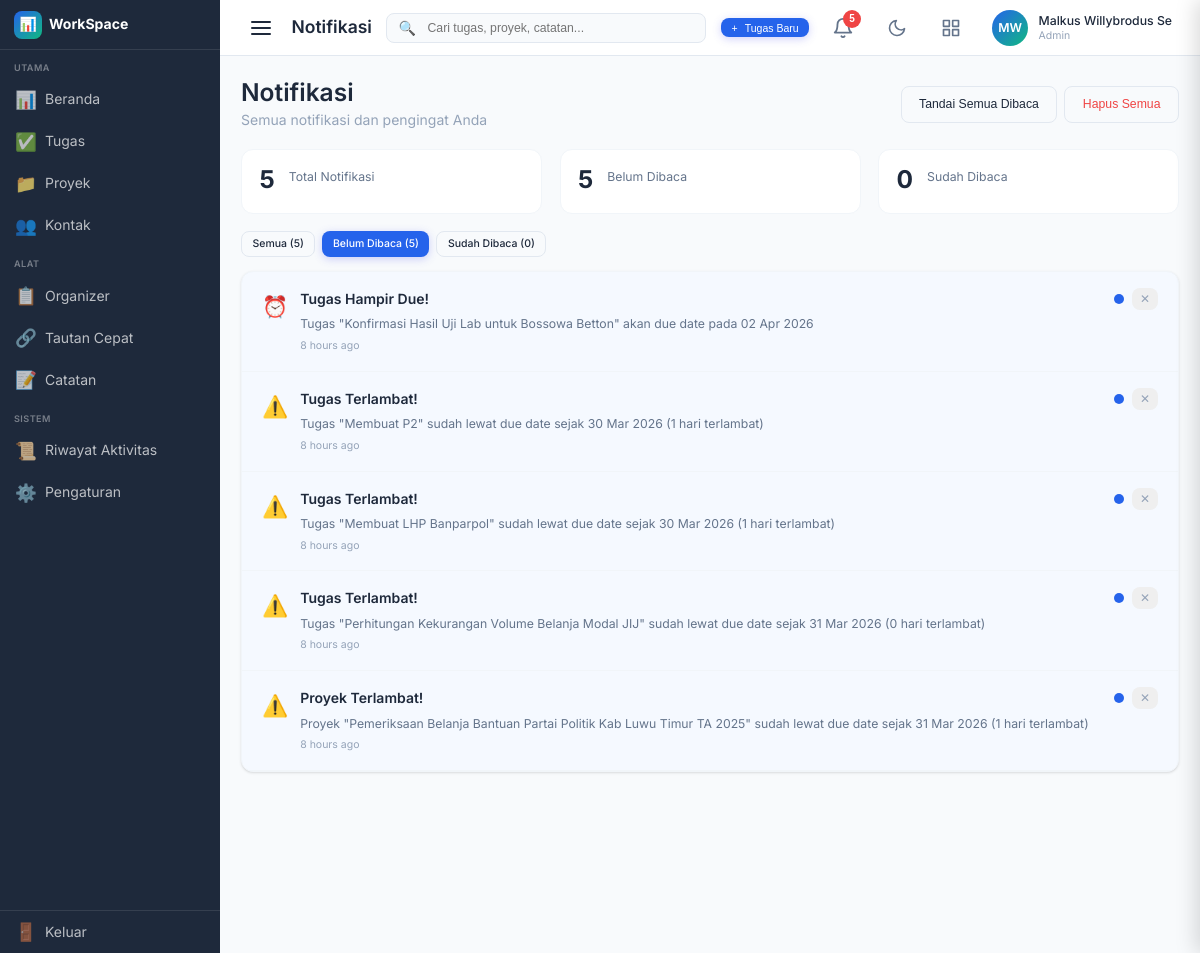
The app's page /index.php?page=notifications&filter=unread (signed in) with its own data.
### tables this page shows
CREATE TABLE `users` (
  `id` int NOT NULL AUTO_INCREMENT,
  `username` varchar(50) NOT NULL,
  `email` varchar(100) NOT NULL,
  `password_hash` varchar(255) NOT NULL,
  `full_name` varchar(100) DEFAULT NULL,
  `avatar` varchar(255) DEFAULT NULL,
  `role` enum('admin','manager','member') DEFAULT 'member',
  `timezone` varchar(50) DEFAULT 'Asia/Jakarta',
  `theme` enum('light','dark','auto') DEFAULT 'light',
  `created_at` datetime DEFAULT CURRENT_TIMESTAMP,
  `updated_at` datetime DEFAULT CURRENT_TIMESTAMP ON UPDATE CURRENT_TIMESTAMP,
  `last_login` datetime DEFAULT NULL,
  `is_active` tinyint(1) DEFAULT '1',
  PRIMARY KEY (`id`),
  UNIQUE KEY `username` (`username`),
  UNIQUE KEY `email` (`email`)
);

CREATE TABLE `notifications` (
  `id` int NOT NULL AUTO_INCREMENT,
  `user_id` int NOT NULL,
  `type` varchar(50) NOT NULL,
  `title` varchar(255) NOT NULL,
  `message` text,
  `link` varchar(255) DEFAULT NULL,
  `is_read` tinyint(1) DEFAULT '0',
  `created_at` datetime DEFAULT CURRENT_TIMESTAMP,
  PRIMARY KEY (`id`),
  KEY `user_id` (`user_id`),
  CONSTRAINT `notifications_ibfk_1` FOREIGN KEY (`user_id`) REFERENCES `users` (`id`) ON DELETE CASCADE
);

### config/functions.php (called while the page is built, shortened)
<?php
function getUserId() {
    return $_SESSION['user_id'] ?? null;
}
function getUser() {
    $db = getDB();
    $userId = getUserId();
    $stmt = $db->prepare("SELECT * FROM users WHERE id = ?");
    $stmt->bind_param('i', $userId);
    $stmt->execute();
    $result = $stmt->get_result();
    return $result->fetch_assoc();
}
function h($str) {
    return htmlspecialchars($str, ENT_QUOTES, 'UTF-8');
}
function timeAgo($datetime) {
    $timestamp = strtotime($datetime);
    $diff = time() - $timestamp;
    if ($diff < 86400) return floor($diff / 3600) . ' hours ago';
    return formatDate($datetime);
}
function getUnreadNotifications($userId) {
    $db = getDB();
    $stmt = $db->prepare("SELECT * FROM notifications WHERE user_id = ? AND is_read = 0 ORDER BY created_at DESC LIMIT 10");
    $stmt->bind_param('i', $userId);
    $stmt->execute();
    $result = $stmt->get_result();
    $notifications = [];
    while ($row = $result->fetch_assoc()) {
        $notifications[] = $row;
    }
    return $notifications;
}

### pages/notifications/index.php (the view, shortened to what this page needs)
<?php
require_once __DIR__ . '/../../config/functions.php';
$userId = getUserId();
$db = getDB();
$filter = $_GET['filter'] ?? 'all';
$sql = "SELECT * FROM notifications WHERE user_id = ?";
$params = [$userId];
$types = 'i';
if ($filter === 'unread') {
    $sql .= " AND is_read = 0";
} elseif ($filter === 'read') {
    $sql .= " AND is_read = 1";
}
$sql .= " ORDER BY created_at DESC LIMIT 100";
$stmt = $db->prepare($sql);
$stmt->bind_param($types, ...$params);
$stmt->execute();
$notifications = $stmt->get_result()->fetch_all(MYSQLI_ASSOC);
$stmt = $db->prepare("SELECT COUNT(*) as total FROM notifications WHERE user_id = ?");
$stmt->bind_param('i', $userId);
$stmt->execute();
$totalCount = $stmt->get_result()->fetch_assoc()['total'];
$stmt = $db->prepare("SELECT COUNT(*) as unread FROM notifications WHERE user_id = ? AND is_read = 0");
$stmt->bind_param('i', $userId);
$stmt->execute();
$unreadCount = $stmt->get_result()->fetch_assoc()['unread'];
$readCount = $totalCount - $unreadCount;
$icons = [
    'task_upcoming' => '⏰',
    'task_due' => '⏰',
    'task_assigned' => '✅',
    'task_overdue' => '⚠️',
    'project_update' => '📁',
    'project_due' => '📁',
    'project_upcoming' => '📁',
    'project_overdue' => '⚠️',
    'comment' => '💬',
    'reminder' => '📋',
    'reminder_upcoming' => '📋',
    'reminder_overdue' => '⏰',
    'mention' => '📢',
    'system' => '⚙️'
];
?>
<div class="notifications-page">
    <div class="d-flex justify-between align-center mb-5">
        <div>
            <h2>Notifikasi</h2>
            <p class="text-muted">Semua notifikasi dan pengingat Anda</p>
        </div>
        <div class="d-flex gap-2">
            <?php if ($unreadCount > 0): ?>
            <button class="btn btn-secondary" onclick="markAllReadFromPage()">
                Tandai Semua Dibaca
            </button>
            <?php endif; ?>
            <?php if ($totalCount > 0): ?>
            <button class="btn btn-secondary" onclick="clearAllNotifications()" style="color: var(--error);">
                Hapus Semua
            </button>
            <?php endif; ?>
        </div>
    </div>
    <div class="stats-grid mb-5" style="grid-template-columns: repeat(3, 1fr);">
        <div class="stat-card">
            <div class="stat-value"><?= $totalCount ?></div>
            <div class="stat-label">Total Notifikasi</div>
        </div>
        <div class="stat-card">
            <div class="stat-value"><?= $unreadCount ?></div>
            <div class="stat-label">Belum Dibaca</div>
        </div>
        <div class="stat-card">
            <div class="stat-value"><?= $readCount ?></div>
            <div class="stat-label">Sudah Dibaca</div>
        </div>
    </div>
    <div class="d-flex gap-2 mb-4">
        <a href="index.php?page=notifications&filter=all" class="btn btn-sm <?= $filter === 'all' ? 'btn-primary' : 'btn-secondary' ?>">
            Semua (<?= $totalCount ?>)
        </a>
        <a href="index.php?page=notifications&filter=unread" class="btn btn-sm <?= $filter === 'unread' ? 'btn-primary' : 'btn-secondary' ?>">
            Belum Dibaca (<?= $unreadCount ?>)
        </a>
        <a href="index.php?page=notifications&filter=read" class="btn btn-sm <?= $filter === 'read' ? 'btn-primary' : 'btn-secondary' ?>">
            Sudah Dibaca (<?= $readCount ?>)
        </a>
    </div>
    <div class="card">
        <?php if (count($notifications) > 0): ?>
            <?php foreach ($notifications as $notif): ?>
            <div class="notification-list-item <?= $notif['is_read'] ? 'read' : 'unread' ?>"
                 data-id="<?= $notif['id'] ?>"
                 onclick="handleNotifClick(<?= $notif['id'] ?>, '<?= h($notif['link'] ?? '') ?>')"
                 style="display: flex; align-items: flex-start; gap: 12px; padding: 16px 20px; border-bottom: 1px solid var(--border-light); cursor: pointer; transition: background 0.2s; <?= !$notif['is_read'] ? 'background: rgba(59, 130, 246, 0.05);' : '' ?>">
                <span style="font-size: 1.5rem; flex-shrink: 0; margin-top: 2px;">
                    <?= $icons[$notif['type']] ?? '🔔' ?>
                </span>
                <div style="flex: 1; min-width: 0;">
                    <div style="font-weight: <?= $notif['is_read'] ? '400' : '600' ?>; margin-bottom: 4px;">
                        <?= h($notif['title']) ?>
                    </div>
                    <?php if (!empty($notif['message'])): ?>
                    <div style="color: var(--text-secondary); font-size: 0.875rem; margin-bottom: 4px;">
                        <?= h($notif['message']) ?>
                    </div>
                    <?php endif; ?>
                    <div style="color: var(--text-muted); font-size: 0.75rem;">
                        <?= timeAgo($notif['created_at']) ?>
                    </div>
                </div>
                <div style="display: flex; align-items: center; gap: 8px; flex-shrink: 0;">
                    <?php if (!$notif['is_read']): ?>
                    <span style="width: 10px; height: 10px; background: var(--primary); border-radius: 50%; display: inline-block;"></span>
                    <?php endif; ?>
                    <button class="btn btn-sm" onclick="event.stopPropagation(); deleteNotification(<?= $notif['id'] ?>)"
                            style="padding: 4px 8px; color: var(--text-muted); font-size: 12px;" title="Hapus">
                        ✕
                    </button>
                </div>
            </div>
            <?php endforeach; ?>
        <?php endif; ?>
    </div>
</div>

### includes/header.php (shortened to what this page needs)
<?php
$currentPage = $_GET['page'] ?? 'dashboard';
$pageTitles = [
    'dashboard' => 'Beranda',
    'tasks' => 'Manajemen Tugas',
    'projects' => 'Proyek',
    'contacts' => 'Kontak',
    'links' => 'Tautan Cepat',
    'notes' => 'Catatan',
    'organizer' => 'Organizer',
    'activity' => 'Riwayat Aktivitas',
    'settings' => 'Pengaturan',
    'notifications' => 'Notifikasi'
];
$pageTitle = $pageTitles[$currentPage] ?? 'Beranda';
$user = getUser();
$unreadNotifications = getUnreadNotifications(getUserId());
$initials = '';
if ($user && !empty($user['full_name'])) {
    $parts = explode(' ', $user['full_name']);
    $initials = strtoupper(substr($parts[0], 0, 1) . (isset($parts[1]) ? substr($parts[1], 0, 1) : ''));
} elseif ($user) {
    $initials = strtoupper(substr($user['username'], 0, 2));
}
?>
<header class="header">
    <div class="header-left">
        <button id="sidebarToggleBtn" class="sidebar-toggle header-btn" type="button" aria-label="Toggle Sidebar">
            <span class="hamburger">
                <span class="hamburger-line"></span>
                <span class="hamburger-line"></span>
                <span class="hamburger-line"></span>
            </span>
        </button>
        <h1 class="header-title"><?= h($pageTitle) ?></h1>
    </div>
    <div class="header-search">
        <form method="GET" action="index.php" id="globalSearchForm" style="display: flex; align-items: center; width: 100%;">
            <span class="header-search-icon">🔍</span>
            <input type="text" name="q" placeholder="Cari tugas, proyek, catatan..." id="globalSearch" autocomplete="off">
        </form>
    </div>
    <div class="header-right">
        <button class="btn btn-primary btn-sm" data-modal="addTaskModal" onclick="openModal('addTaskModal')">
            <span>+</span> Tugas Baru
        </button>
        <div class="dropdown">
            <button class="header-btn dropdown-trigger" onclick="checkAndLoadNotifications()">
                <svg xmlns="http://www.w3.org/2000/svg" width="22" height="22" viewBox="0 0 24 24" fill="none" stroke="currentColor" stroke-width="2" stroke-linecap="round" stroke-linejoin="round">
                    <path d="M18 8A6 6 0 0 0 6 8c0 7-3 9-3 9h18s-3-2-3-9"></path>
                    <path d="M13.73 21a2 2 0 0 1-3.46 0"></path>
                </svg>
                <span id="unreadBadge" class="badge" style="<?= count($unreadNotifications) > 0 ? '' : 'display:none;' ?>"><?= count($unreadNotifications) > 0 ? count($unreadNotifications) : '' ?></span>
            </button>
        </div>
        <button class="header-btn" data-theme-toggle>
        </button>
        <button class="right-sidebar-toggle" id="rightSidebarToggle" type="button" aria-label="Toggle Right Sidebar">
        </button>
        <div class="dropdown">
            <div class="user-menu dropdown-trigger">
                <div class="user-avatar"><?= h($initials ?: 'U') ?></div>
                <div class="user-info">
                    <div class="user-name"><?= h($user['full_name'] ?? $user['username'] ?? 'User') ?></div>
                    <div class="user-role"><?= h(ucfirst($user['role'] ?? 'Member')) ?></div>
                </div>
            </div>
        </div>
    </div>
</header>

### records on screen
users: full_name "MW", full_name "Malkus Willybrodus Se", role "Admin"
notifications: type "⏰", title "Tugas Hampir Due!", message "Tugas \"Konfirmasi Hasil Uji Lab untuk Bossowa Betton\" akan due date pada 02 Apr 2026", created_at "8 hours ago", is_read 0 (drawn)
notifications: type "⚠️", title "Tugas Terlambat!", message "Tugas \"Membuat P2\" sudah lewat due date sejak 30 Mar 2026 (1 hari terlambat)", created_at "8 hours ago", is_read 0 (drawn)
notifications: type "⚠️", title "Tugas Terlambat!", message "Tugas \"Membuat LHP Banparpol\" sudah lewat due date sejak 30 Mar 2026 (1 hari terlambat)", created_at "8 hours ago", is_read 0 (drawn)
notifications: type "⚠️", title "Tugas Terlambat!", message "Tugas \"Perhitungan Kekurangan Volume Belanja Modal JIJ\" sudah lewat due date sejak 31 Mar 2026 (0 hari terlambat)", created_at "8 hours ago", is_read 0 (drawn)
notifications: type "⚠️", title "Proyek Terlambat!", message "Proyek \"Pemeriksaan Belanja Bantuan Partai Politik Kab Luwu Timur TA 2025\" sudah lewat due date sejak 31 Mar 2026 (1 hari terlambat)", created_at "8 hours ago", is_read 0 (drawn)

### other values on screen
$pageTitle "Notifikasi"
count($unreadNotifications) "5"
$totalCount "5"
$unreadCount "5"
$readCount "0"
